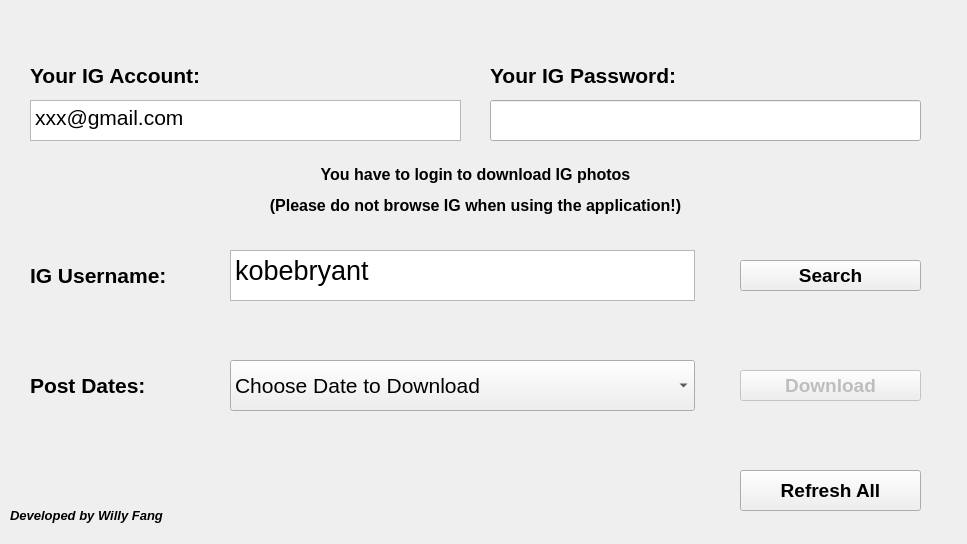
<?xml version="1.0" encoding="UTF-8"?>
<ui version="4.0">
 <class>IG_Photo_Downloader</class>
 <widget class="QWidget" name="IG_Photo_Downloader">
  <property name="geometry">
   <rect>
    <x>0</x>
    <y>0</y>
    <width>967</width>
    <height>544</height>
   </rect>
  </property>
  <property name="windowTitle">
   <string>IG_Photo_Downloader</string>
  </property>
  <widget class="QTextEdit" name="Username_Text">
   <property name="geometry">
    <rect>
     <x>230</x>
     <y>250</y>
     <width>465</width>
     <height>51</height>
    </rect>
   </property>
   <property name="font">
    <font>
     <family>Arial</family>
     <pointsize>20</pointsize>
     <weight>50</weight>
     <bold>false</bold>
    </font>
   </property>
   <property name="verticalScrollBarPolicy">
    <enum>Qt::ScrollBarAlwaysOff</enum>
   </property>
   <property name="horizontalScrollBarPolicy">
    <enum>Qt::ScrollBarAlwaysOff</enum>
   </property>
   <property name="html">
    <string>&lt;!DOCTYPE HTML PUBLIC &quot;-//W3C//DTD HTML 4.0//EN&quot; &quot;http://www.w3.org/TR/REC-html40/strict.dtd&quot;&gt;
&lt;html&gt;&lt;head&gt;&lt;meta name=&quot;qrichtext&quot; content=&quot;1&quot; /&gt;&lt;style type=&quot;text/css&quot;&gt;
p, li { white-space: pre-wrap; }
&lt;/style&gt;&lt;/head&gt;&lt;body style=&quot; font-family:'Arial'; font-size:20pt; font-weight:400; font-style:normal;&quot;&gt;
&lt;p style=&quot; margin-top:0px; margin-bottom:0px; margin-left:0px; margin-right:0px; -qt-block-indent:0; text-indent:0px;&quot;&gt;kobebryant&lt;/p&gt;&lt;/body&gt;&lt;/html&gt;</string>
   </property>
  </widget>
  <widget class="QLabel" name="label_1">
   <property name="geometry">
    <rect>
     <x>30</x>
     <y>260</y>
     <width>200</width>
     <height>31</height>
    </rect>
   </property>
   <property name="font">
    <font>
     <family>Arial</family>
     <pointsize>16</pointsize>
     <weight>75</weight>
     <bold>true</bold>
    </font>
   </property>
   <property name="text">
    <string>IG Username: </string>
   </property>
   <property name="alignment">
    <set>Qt::AlignJustify|Qt::AlignVCenter</set>
   </property>
  </widget>
  <widget class="QLabel" name="label_7">
   <property name="geometry">
    <rect>
     <x>30</x>
     <y>370</y>
     <width>200</width>
     <height>31</height>
    </rect>
   </property>
   <property name="font">
    <font>
     <family>Arial</family>
     <pointsize>16</pointsize>
     <weight>75</weight>
     <bold>true</bold>
    </font>
   </property>
   <property name="text">
    <string>Post Dates: </string>
   </property>
   <property name="alignment">
    <set>Qt::AlignJustify|Qt::AlignVCenter</set>
   </property>
  </widget>
  <widget class="QComboBox" name="Date_ComboBox">
   <property name="geometry">
    <rect>
     <x>230</x>
     <y>360</y>
     <width>465</width>
     <height>51</height>
    </rect>
   </property>
   <property name="font">
    <font>
     <family>Arial</family>
     <pointsize>16</pointsize>
    </font>
   </property>
   <property name="currentText">
    <string>Choose Date to Download</string>
   </property>
   <item>
    <property name="text">
     <string>Choose Date to Download</string>
    </property>
   </item>
  </widget>
  <widget class="QPushButton" name="Search_Button">
   <property name="enabled">
    <bool>true</bool>
   </property>
   <property name="geometry">
    <rect>
     <x>740</x>
     <y>260</y>
     <width>181</width>
     <height>31</height>
    </rect>
   </property>
   <property name="font">
    <font>
     <family>Arial</family>
     <pointsize>14</pointsize>
     <weight>75</weight>
     <bold>true</bold>
    </font>
   </property>
   <property name="text">
    <string>Search</string>
   </property>
  </widget>
  <widget class="QPushButton" name="Download_Button">
   <property name="enabled">
    <bool>false</bool>
   </property>
   <property name="geometry">
    <rect>
     <x>740</x>
     <y>370</y>
     <width>181</width>
     <height>31</height>
    </rect>
   </property>
   <property name="font">
    <font>
     <family>Arial</family>
     <pointsize>14</pointsize>
     <weight>75</weight>
     <bold>true</bold>
    </font>
   </property>
   <property name="text">
    <string>Download</string>
   </property>
  </widget>
  <widget class="QPushButton" name="Refresh_Button">
   <property name="enabled">
    <bool>true</bool>
   </property>
   <property name="geometry">
    <rect>
     <x>740</x>
     <y>470</y>
     <width>181</width>
     <height>41</height>
    </rect>
   </property>
   <property name="font">
    <font>
     <family>Arial</family>
     <pointsize>14</pointsize>
     <weight>75</weight>
     <bold>true</bold>
    </font>
   </property>
   <property name="text">
    <string>Refresh All</string>
   </property>
  </widget>
  <widget class="QTextEdit" name="Account_Text">
   <property name="geometry">
    <rect>
     <x>30</x>
     <y>100</y>
     <width>431</width>
     <height>41</height>
    </rect>
   </property>
   <property name="font">
    <font>
     <family>Arial</family>
     <pointsize>16</pointsize>
     <weight>50</weight>
     <bold>false</bold>
    </font>
   </property>
   <property name="verticalScrollBarPolicy">
    <enum>Qt::ScrollBarAlwaysOff</enum>
   </property>
   <property name="horizontalScrollBarPolicy">
    <enum>Qt::ScrollBarAlwaysOff</enum>
   </property>
   <property name="html">
    <string>&lt;!DOCTYPE HTML PUBLIC &quot;-//W3C//DTD HTML 4.0//EN&quot; &quot;http://www.w3.org/TR/REC-html40/strict.dtd&quot;&gt;
&lt;html&gt;&lt;head&gt;&lt;meta name=&quot;qrichtext&quot; content=&quot;1&quot; /&gt;&lt;style type=&quot;text/css&quot;&gt;
p, li { white-space: pre-wrap; }
&lt;/style&gt;&lt;/head&gt;&lt;body style=&quot; font-family:'Arial'; font-size:16pt; font-weight:400; font-style:normal;&quot;&gt;
&lt;p style=&quot; margin-top:0px; margin-bottom:0px; margin-left:0px; margin-right:0px; -qt-block-indent:0; text-indent:0px;&quot;&gt;&lt;span style=&quot; font-family:'PMingLiU';&quot;&gt;xxx@gmail.com&lt;/span&gt;&lt;/p&gt;&lt;/body&gt;&lt;/html&gt;</string>
   </property>
  </widget>
  <widget class="QLabel" name="label_2">
   <property name="geometry">
    <rect>
     <x>30</x>
     <y>60</y>
     <width>301</width>
     <height>31</height>
    </rect>
   </property>
   <property name="font">
    <font>
     <family>Arial</family>
     <pointsize>16</pointsize>
     <weight>75</weight>
     <bold>true</bold>
    </font>
   </property>
   <property name="text">
    <string>Your IG Account: </string>
   </property>
   <property name="alignment">
    <set>Qt::AlignJustify|Qt::AlignVCenter</set>
   </property>
  </widget>
  <widget class="QLabel" name="label_3">
   <property name="geometry">
    <rect>
     <x>490</x>
     <y>60</y>
     <width>301</width>
     <height>31</height>
    </rect>
   </property>
   <property name="font">
    <font>
     <family>Arial</family>
     <pointsize>16</pointsize>
     <weight>75</weight>
     <bold>true</bold>
    </font>
   </property>
   <property name="text">
    <string>Your IG Password: </string>
   </property>
   <property name="alignment">
    <set>Qt::AlignJustify|Qt::AlignVCenter</set>
   </property>
  </widget>
  <widget class="QLineEdit" name="Password_Text">
   <property name="geometry">
    <rect>
     <x>490</x>
     <y>100</y>
     <width>431</width>
     <height>41</height>
    </rect>
   </property>
   <property name="font">
    <font>
     <family>Arial</family>
     <pointsize>16</pointsize>
    </font>
   </property>
   <property name="echoMode">
    <enum>QLineEdit::Password</enum>
   </property>
  </widget>
  <widget class="QLabel" name="label_6">
   <property name="geometry">
    <rect>
     <x>10</x>
     <y>500</y>
     <width>411</width>
     <height>31</height>
    </rect>
   </property>
   <property name="font">
    <font>
     <family>Arial</family>
     <pointsize>10</pointsize>
     <weight>75</weight>
     <italic>true</italic>
     <bold>true</bold>
    </font>
   </property>
   <property name="text">
    <string>Developed by Willy Fang</string>
   </property>
   <property name="alignment">
    <set>Qt::AlignJustify|Qt::AlignVCenter</set>
   </property>
  </widget>
  <widget class="QLabel" name="label_4">
   <property name="geometry">
    <rect>
     <x>150</x>
     <y>160</y>
     <width>651</width>
     <height>61</height>
    </rect>
   </property>
   <property name="font">
    <font>
     <family>Arial</family>
     <pointsize>12</pointsize>
     <weight>75</weight>
     <bold>true</bold>
    </font>
   </property>
   <property name="text">
    <string>&lt;html&gt;&lt;head/&gt;&lt;body&gt;&lt;p&gt;You have to login to download IG photos&lt;/p&gt;&lt;p&gt;(Please do not browse IG when using the application!)&lt;/p&gt;&lt;/body&gt;&lt;/html&gt;</string>
   </property>
   <property name="textFormat">
    <enum>Qt::AutoText</enum>
   </property>
   <property name="alignment">
    <set>Qt::AlignCenter</set>
   </property>
  </widget>
  <zorder>label_1</zorder>
  <zorder>label_7</zorder>
  <zorder>Username_Text</zorder>
  <zorder>Date_ComboBox</zorder>
  <zorder>Search_Button</zorder>
  <zorder>Download_Button</zorder>
  <zorder>Refresh_Button</zorder>
  <zorder>Account_Text</zorder>
  <zorder>label_2</zorder>
  <zorder>label_3</zorder>
  <zorder>Password_Text</zorder>
  <zorder>label_6</zorder>
  <zorder>label_4</zorder>
 </widget>
 <resources/>
 <connections/>
</ui>
